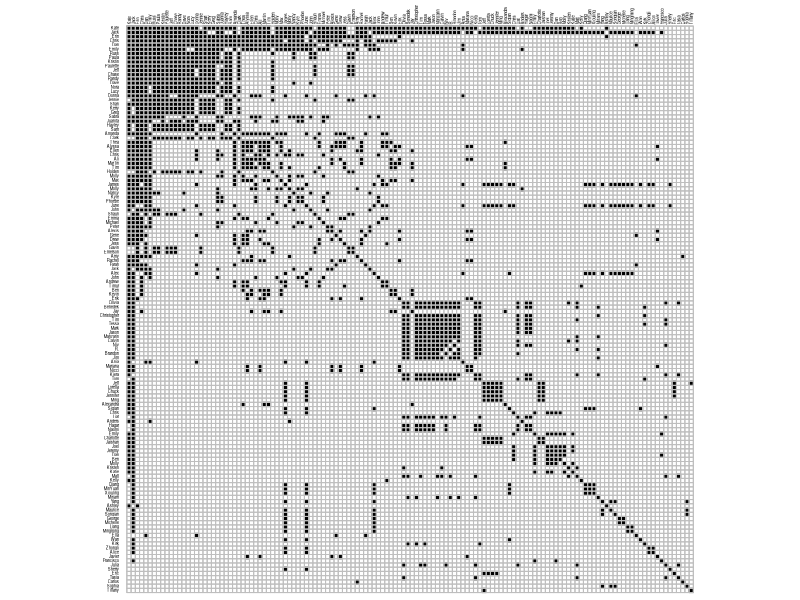
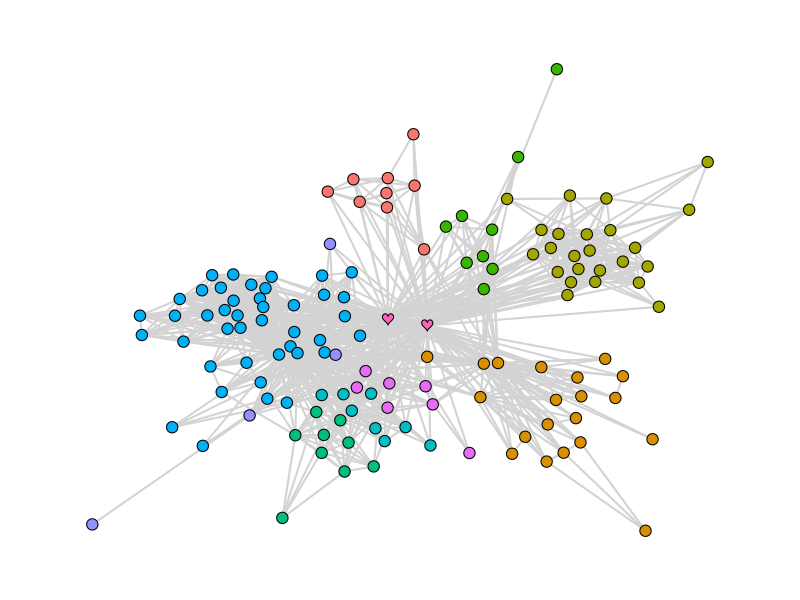

R code for these plots, in order: (Note: this script raises an error after producing the figures.)
## ---- chunk 1
# packages needed
if (!require("tidyverse")) {install.packages("tidyverse")}; require("tidyverse")
if (!require("corrplot")) {install.packages("corrplot")}; require("corrplot")
if (!require("qgraph")) {install.packages("qgraph")}; require("qgraph")

# load data
read_csv(file = "subjective.network.csv") -> admat_lower # adjacency matrix, lower half only
read_csv(file = "groups.csv") -> groups                  # organize guests into groups

# labels for groups and shapes
groups %>%
  mutate(group_label = case_when(group == 1 ~ "Kate's family", 
                                 group == 2 ~ "Kate's co-workers", 
                                 group == 3 ~ "Kate's college friends", 
                                 group == 4 ~ "Kate's HS friends", 
                                 group == 5 ~ "New Orleans friends", 
                                 group == 6 ~ "Jack's HS friends", 
                                 group == 7 ~ "Jack's college friends", 
                                 group == 8 ~ "Jack's grad school friends", 
                                 group == 9 ~ "Jack's family", 
                                 group == 10 ~ "Newlyweds"), 
         shape = ifelse(test = name == "Jack Cao" | 
                          name == "Kate Leist", 
                        yes = "heart", 
                        no = "circle")) -> groups
# convert admat_lower to matrix
admat_lower %>%
  select(2:ncol(admat_lower)) %>%
  as.matrix() -> admat_lower

# create full adjacency matrix
  # 134 x 134 identity matrix
admat_full <- diag(nrow(admat_lower))

  # add column and row labels, first names only
word(string = colnames(admat_lower), start = 1, sep = " ") -> colnames(admat_full) -> rownames(admat_full)

  # make lower half admat_full the same as lower half of admat_lower
admat_full[lower.tri(admat_full)] <- admat_lower[lower.tri(admat_lower)]

  # reflect lower half to upper half
admat_full + t(admat_full) -> admat_full

  # make diag equal to 1
diag(admat_full) <- 1

  # check if symmetric
isSymmetric(admat_full)
## ---- chunk 2

corrplot::corrplot(corr = admat_full, 
                   method = "square", 
                   type = "full",
                   diag = TRUE,
                   order = "FPC",
                   tl.cex = 0.25,
                   tl.col = "black",
                   cl.pos = "n",
                   col = colorRampPalette(c("green","white","black"))(200))
  
## ---- chunk 3

qgraph(input = admat_full,                               ## Adjacency matrix
       layout = "spring",
       groups = as.factor(groups$group_label),    
       palette = "ggplot2",
       labels = FALSE,
       vsize = 1.5,                                      ## Node size
       shape = as.character(groups$shape),               ## Node shape
       border.color = "black",                           ## Border color of nodes
       unCol = "lightgrey",                              ## Edge color
       legend = FALSE, 
       legend.cex = 0.5)


## ---- chunk 4
knitr::include_graphics('/img/wedding_poster.jpg')
